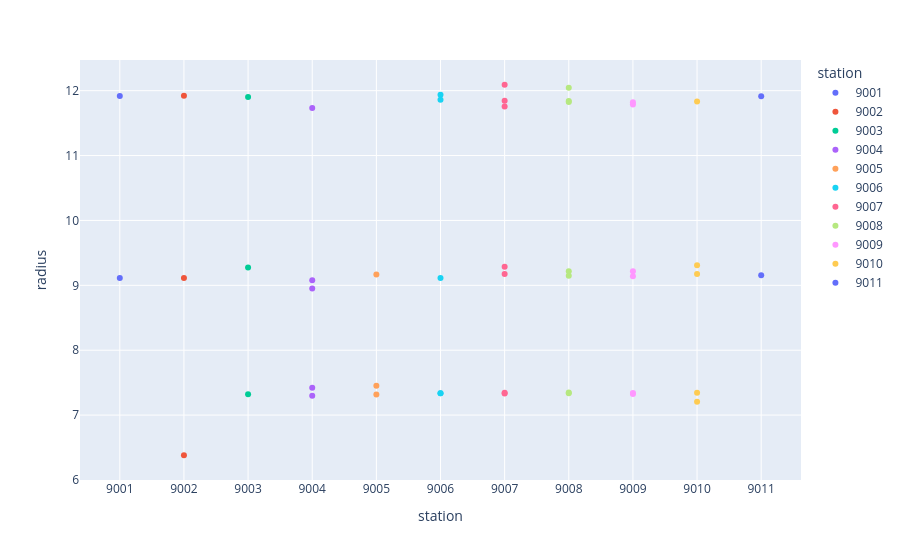

Source (notebook cell):
### Code cell
px.scatter(
    summary_df[summary_df.radius < 15], y='radius', x='station', 
    color='station', hover_data=summary_df.columns
)

### Figure 1 — Plotly figure (JSON) as saved in the notebook; plotly's stock layout.template omitted (floating-point values rounded to 4 significant figures)
{"data": [{"customdata": [[3], [5]], "hovertemplate": "station=%{x}<br>radius=%{y}<br>cylinder=%{customdata[0]}<extra></extra>", "legendgroup": "9001", "marker": {"color": "#636efa", "symbol": "circle"}, "mode": "markers", "name": "9001", "orientation": "v", "showlegend": true, "type": "scatter", "x": ["9001", "9001"], "xaxis": "x", "y": [9.114, 11.92], "yaxis": "y"}, {"customdata": [[3], [5], [8]], "hovertemplate": "station=%{x}<br>radius=%{y}<br>cylinder=%{customdata[0]}<extra></extra>", "legendgroup": "9002", "marker": {"color": "#EF553B", "symbol": "circle"}, "mode": "markers", "name": "9002", "orientation": "v", "showlegend": true, "type": "scatter", "x": ["9002", "9002", "9002"], "xaxis": "x", "y": [6.381, 9.113, 11.92], "yaxis": "y"}, {"customdata": [[4], [5], [7]], "hovertemplate": "station=%{x}<br>radius=%{y}<br>cylinder=%{customdata[0]}<extra></extra>", "legendgroup": "9003", "marker": {"color": "#00cc96", "symbol": "circle"}, "mode": "markers", "name": "9003", "orientation": "v", "showlegend": true, "type": "scatter", "x": ["9003", "9003", "9003"], "xaxis": "x", "y": [7.323, 9.274, 11.9], "yaxis": "y"}, {"customdata": [[2], [4], [5], [7], [10]], "hovertemplate": "station=%{x}<br>radius=%{y}<br>cylinder=%{customdata[0]}<extra></extra>", "legendgroup": "9004", "marker": {"color": "#ab63fa", "symbol": "circle"}, "mode": "markers", "name": "9004", "orientation": "v", "showlegend": true, "type": "scatter", "x": ["9004", "9004", "9004", "9004", "9004"], "xaxis": "x", "y": [8.951, 7.3, 7.422, 9.077, 11.73], "yaxis": "y"}, {"customdata": [[3], [4], [5]], "hovertemplate": "station=%{x}<br>radius=%{y}<br>cylinder=%{customdata[0]}<extra></extra>", "legendgroup": "9005", "marker": {"color": "#FFA15A", "symbol": "circle"}, "mode": "markers", "name": "9005", "orientation": "v", "showlegend": true, "type": "scatter", "x": ["9005", "9005", "9005"], "xaxis": "x", "y": [7.317, 9.165, 7.453], "yaxis": "y"}, {"customdata": [[2], [3], [4], [5], [6]], "hovertemplate": "station=%{x}<br>radius=%{y}<br>cylinder=%{customdata[0]}<extra></extra>", "legendgroup": "9006", "marker": {"color": "#19d3f3", "symbol": "circle"}, "mode": "markers", "name": "9006", "orientation": "v", "showlegend": true, "type": "scatter", "x": ["9006", "9006", "9006", "9006", "9006"], "xaxis": "x", "y": [11.94, 7.336, 7.336, 9.112, 11.86], "yaxis": "y"}, {"customdata": [[1], [3], [4], [6], [7], [8], [10]], "hovertemplate": "station=%{x}<br>radius=%{y}<br>cylinder=%{customdata[0]}<extra></extra>", "legendgroup": "9007", "marker": {"color": "#FF6692", "symbol": "circle"}, "mode": "markers", "name": "9007", "orientation": "v", "showlegend": true, "type": "scatter", "x": ["9007", "9007", "9007", "9007", "9007", "9007", "9007"], "xaxis": "x", "y": [12.09, 9.287, 7.334, 11.84, 7.346, 9.176, 11.75], "yaxis": "y"}, {"customdata": [[1], [2], [3], [4], [6], [8], [9]], "hovertemplate": "station=%{x}<br>radius=%{y}<br>cylinder=%{customdata[0]}<extra></extra>", "legendgroup": "9008", "marker": {"color": "#B6E880", "symbol": "circle"}, "mode": "markers", "name": "9008", "orientation": "v", "showlegend": true, "type": "scatter", "x": ["9008", "9008", "9008", "9008", "9008", "9008", "9008"], "xaxis": "x", "y": [12.05, 11.84, 9.218, 7.347, 7.338, 9.146, 11.82], "yaxis": "y"}, {"customdata": [[1], [3], [4], [6], [8], [10]], "hovertemplate": "station=%{x}<br>radius=%{y}<br>cylinder=%{customdata[0]}<extra></extra>", "legendgroup": "9009", "marker": {"color": "#FF97FF", "symbol": "circle"}, "mode": "markers", "name": "9009", "orientation": "v", "showlegend": true, "type": "scatter", "x": ["9009", "9009", "9009", "9009", "9009", "9009"], "xaxis": "x", "y": [9.215, 7.342, 11.79, 7.325, 9.138, 11.82], "yaxis": "y"}, {"customdata": [[1], [2], [3], [5], [7]], "hovertemplate": "station=%{x}<br>radius=%{y}<br>cylinder=%{customdata[0]}<extra></extra>", "legendgroup": "9010", "marker": {"color": "#FECB52", "symbol": "circle"}, "mode": "markers", "name": "9010", "orientation": "v", "showlegend": true, "type": "scatter", "x": ["9010", "9010", "9010", "9010", "9010"], "xaxis": "x", "y": [9.309, 7.343, 7.206, 9.174, 11.83], "yaxis": "y"}, {"customdata": [[3], [5]], "hovertemplate": "station=%{x}<br>radius=%{y}<br>cylinder=%{customdata[0]}<extra></extra>", "legendgroup": "9011", "marker": {"color": "#636efa", "symbol": "circle"}, "mode": "markers", "name": "9011", "orientation": "v", "showlegend": true, "type": "scatter", "x": ["9011", "9011"], "xaxis": "x", "y": [9.155, 11.91], "yaxis": "y"}], "layout": {"legend": {"title": {"text": "station"}, "tracegroupgap": 0}, "margin": {"t": 60}, "xaxis": {"anchor": "y", "categoryarray": ["9001", "9002", "9003", "9004", "9005", "9006", "9007", "9008", "9009", "9010", "9011"], "categoryorder": "array", "domain": [0, 1], "title": {"text": "station"}}, "yaxis": {"anchor": "x", "domain": [0, 1], "title": {"text": "radius"}}}}
